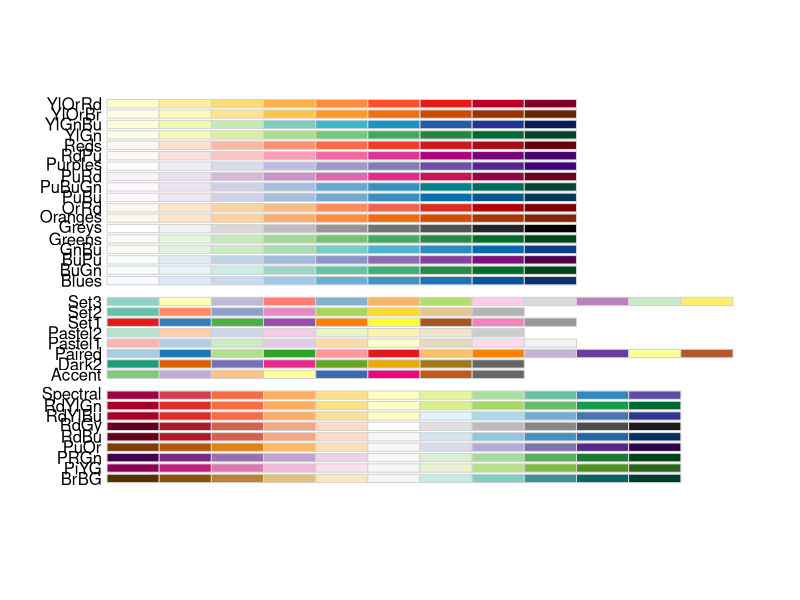

Source code (R): (Note: this script raises an error after producing the figure.)
library(tidyverse)
library(ggplot2)
library(hms)
library(RColorBrewer)

display.brewer.all()

# RQ: Is there a significant difference between the younger and older age groups regarding:
#       1. dispatch_reason
#       2. EMSTotalCallTimeMin

# Getting the data --------------------------------------------------------

from_event <- event_df %>% 
  select(PcrKey, dispatch_reason, EMD_performed, level_of_care_provided_per_protocol, transport_mode_from_scene, response_mode_to_scene, type_of_service_requested, unit_transport_and_equipment_capability)

from_time <- time_df %>% 
  select(PcrKey, unit_notified_by_dispatch_datetime, EMSTotalCallTimeMin)

from_patient <- patient_df %>% 
  select(-patient_race)

focus_data <- from_event %>% 
  left_join(from_time, by = "PcrKey") %>% 
  left_join(from_patient, by = "PcrKey") %>% 
  filter(
    type_of_service_requested == "Emergency Response (Primary Response Area)",
    response_mode_to_scene == "Emergent (Immediate Response)"
  ) %>% 
  select(-c(type_of_service_requested, response_mode_to_scene))

# After filtering, there are 656 observations. 


# count per dispatch reason faceted by age group --------------------------

top_10_dispatch_reasons <- c("Sick Person",
                             "Transfer/Interfacility/Palliative Care",
                             "Breathing Problem",
                             "Falls",
                             "Chest Pain (Non-Traumatic)",
                             "Traffic/Transportation Incident",
                             "Unconscious/Fainting/Near-Fainting",
                             "Unknown Problem/Person Down",
                             "Psychiatric Problem/Abnormal Behavior/Suicide Attempt",
                             "Convulsions/Seizure")

reason_per_age_group_and_hour <- focus_data %>% 
  select(PcrKey, dispatch_reason, unit_notified_by_dispatch_datetime, age_group) %>% 
  filter(dispatch_reason %in% top_10_dispatch_reasons) %>% 
  mutate(unit_notified_time = as_hms(round_date(unit_notified_by_dispatch_datetime, "hour"))) %>% 
  group_by(unit_notified_time, dispatch_reason, age_group) %>% 
  summarize(count = n(), .groups = "drop") %>% 
  arrange(desc(count))
  #   %>%
  # mutate(
  #   hour = hour(unit_notified_time),
  #   interval_per_8 = hour %/% 8,
  #   interval_per_8 = case_when(
  #     interval_per_8 == 0 ~ "00:00:00 - 07:59:00", #00:00:00 - 07:59:00
  #     interval_per_8 == 1 ~ "08:00:00 - 15:59:00", #08:00:00 - 15:59:00
  #     interval_per_8 == 2 ~ "16:00:00 - 23:59:00", #16:00:00 - 23:59:00
  #   )
  # )

ggplot(na.omit(reason_per_age_group_and_hour), 
       aes(x = unit_notified_time, 
           y = count, 
           .group = dispatch_reason, 
           fill = dispatch_reason)) + 
  geom_vline(xintercept = c(28800, 28800 * 2), linetype = "dashed", color = "black", linewidth = 1) +
  geom_col(position = "stack") +
  scale_fill_brewer(palette = "Paired") +
  #scale_y_continuous(limits = c(0,15), n.breaks = 5) +
  facet_wrap(~age_group) +
  theme_light() +
  theme(legend.position = "bottom") +
  labs(
    title = "Top 10 Dispacth Reasons At Each Hour",
    x = "Time",
    y = "Count",
    fill = NULL
  ) +
  geom_text(
    aes(label = count),
    position = position_stack(vjust = .5),
    color = "white"
  )



# time resolved per dispatch reason faceted by age group ------------------

  # Time series of avg_time per dispatch reason
  
  time_per_age_group_and_10_reasons_through_time <- focus_data %>% 
    select(PcrKey, dispatch_reason, age_group, unit_notified_by_dispatch_datetime, EMSTotalCallTimeMin) %>% 
    filter(dispatch_reason %in% top_10_dispatch_reasons) %>% 
    mutate(unit_notified_time = as_hms(round_date(unit_notified_by_dispatch_datetime, "hour"))) %>% 
    group_by(unit_notified_time, dispatch_reason, age_group) %>% 
    summarize(avg_time = mean(EMSTotalCallTimeMin, na.rm = TRUE), .groups = "drop") %>% 
    mutate(avg_time = round(avg_time)) %>% 
    arrange(desc(avg_time))
  
  ggplot(na.omit(time_per_age_group_and_10_reasons_through_time), 
         aes(x = unit_notified_time, 
             y = avg_time, 
             .group = dispatch_reason, 
             color = dispatch_reason)) + 
    geom_line(linewidth = 1.25, alpha = .5) +
    geom_point(size = 2) +
    facet_wrap(~age_group) +
    theme_bw() +
    theme(legend.position = "bottom") +
    geom_vline(xintercept = c(28800, 28800 * 2), linetype = "dashed") +
    labs(
      title = "The Average Time to Conclude PCR per Top 10 Dispatch Reason Throughout the Day",
      x = "Time",
      y = "Minutes",
      color = NULL
    ) +
    geom_text(
      aes(label = avg_time),
      vjust = -1,
      size = 3
    )
  
    # Includes an extreme outlier. PCR # 310894504 (senior and sick @ 21:00:00) lasted 25 hours.
  
  # avg_time per dispatch reason BOX AND WHISKER PLOTS
  
  time_per_dispatch_boxplot <- focus_data %>% 
    select(PcrKey, dispatch_reason, age_group, EMSTotalCallTimeMin) %>% 
    #filter(dispatch_reason %in% top_10_dispatch_reasons) %>%
    group_by(dispatch_reason)
  
  time_per_dispatch_boxplot  %>% 
    summarise(
      n = n(),
      Mean = mean(EMSTotalCallTimeMin, na.rm = TRUE),
      Median = median(EMSTotalCallTimeMin, na.rm = TRUE),
      Sd = sd(EMSTotalCallTimeMin, na.rm = TRUE),
      Q1 = quantile(EMSTotalCallTimeMin, 0.25, na.rm = TRUE),
      Q3 = quantile(EMSTotalCallTimeMin, 0.75, na.rm = TRUE),
      Min = min(EMSTotalCallTimeMin, na.rm = TRUE),
      Max = max(EMSTotalCallTimeMin, na.rm = TRUE)
    ) %>%
    arrange(desc(Median)) %>% 
    print(n = Inf)
  
  ggplot(na.omit(time_per_dispatch_boxplot), aes(x = dispatch_reason, y = EMSTotalCallTimeMin, fill = age_group)) +
    geom_boxplot(outlier.shape = 3, outlier.size = 2) +
    scale_fill_brewer(palette = "Set1") +
    coord_cartesian(ylim = c(0, 300)) +
    coord_flip() +
    scale_y_continuous(limits = c(0, 250), n.breaks = 15) +
    labs(
      title = "Box & Whisker Plot : Time Per Dispatch Reason",
      subtitle = "Some events were took 'negative minutes' -> NA & removed \nMinute values go up to 1433",
      x = NULL,
      y = "Minutes",
      fill = "Age group"
    )

# statistical tests -------------------------------------------------------

t.test(data = na.omit(focus_data), EMSTotalCallTimeMin ~ age_group) 
  # Need to decide what to do with outliers then decide additional arguments of t-tests.
  
senior <- focus_data %>% 
  filter(age_group == "Senior")

summary(senior$EMSTotalCallTimeMin)
ggplot(senior, aes(x = EMSTotalCallTimeMin)) + geom_histogram()

younger <- focus_data %>% 
  filter(age_group == "Younger")

summary(younger$EMSTotalCallTimeMin)
ggplot(younger, aes(x = EMSTotalCallTimeMin)) + geom_histogram()

# do anova for other 2+ categorical groupings
